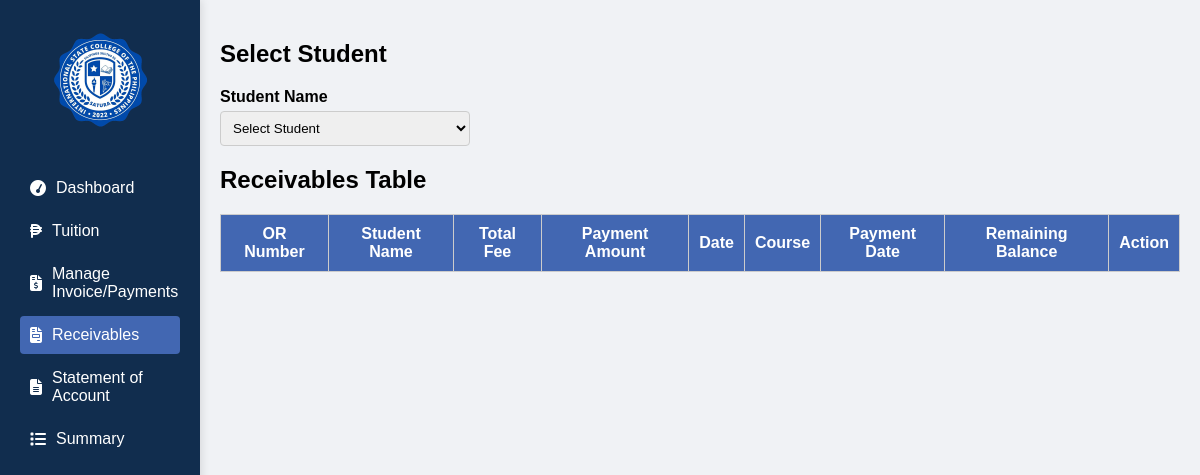
/Cashier/recievable.php, run on an earlier commit of the app's database.
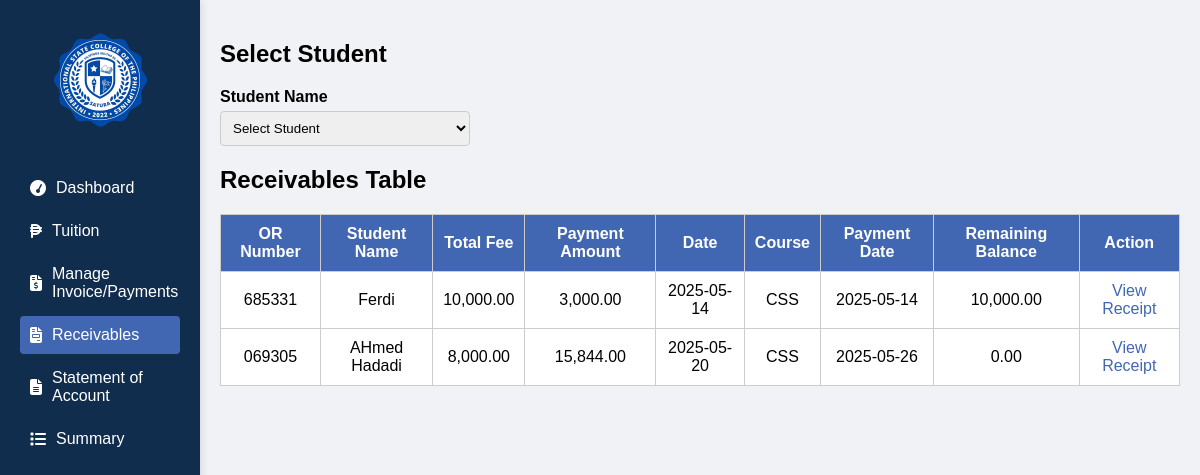
And on a later commit of the database.
### tables this page shows
CREATE TABLE `receivables` (
  `id` int(11) NOT NULL,
  `or_no` varchar(10) NOT NULL,
  `student_name` varchar(255) NOT NULL,
  `total_fee` decimal(10,2) NOT NULL,
  `date` date NOT NULL,
  `course` varchar(50) NOT NULL,
  `payment_date` date NOT NULL,
  `balance` decimal(10,2) NOT NULL,
  `created_at` timestamp NOT NULL DEFAULT CURRENT_TIMESTAMP,
  `payment_amount` int(100) NOT NULL
);

### Cashier/recievable.php (the view, shortened to what this page needs)
<?php
include '../connect.php';
$receivables = mysqli_query($conn, "SELECT * FROM receivables ORDER BY id DESC");
?>
<!DOCTYPE html>
<html lang="en">
<head>
  <link rel="stylesheet" href="https://cdnjs.cloudflare.com/ajax/libs/font-awesome/6.4.0/css/all.min.css">
</head>
<body>
<div class="sidebar">
  <div style="padding: 20px; text-align: center;">
    <img src="logo.jpg" alt="Logo" style="width: 100px; height: auto; border-radius: 50%;">
  </div>
  <div style="padding: 10px;">
    <div class="nav-item"><i class="fa fa-tachometer"></i> <span>Dashboard</span></div>
    <a href="tuition.php" class="nav-item"><i class="fas fa-peso-sign"></i> <span>Tuition</span></a>
    <a href="Payments.php" class="nav-item"><i class="fas fa-file-invoice-dollar"></i> <span>Manage Invoice/Payments</span></a>
    <a href="recievable.php" class="nav-item active"><i class="fas fa-file-invoice"></i> <span>Receivables</span></a>
    <a href="soa.php" class="nav-item"><i class="fas fa-file-alt"></i> <span>Statement of Account</span></a>
    <div class="nav-item"><i class="fas fa-list"></i> <span>Summary</span></div>
  </div>
</div>
<div class="main-content">
  <h2>Select Student</h2>
  <form method="GET" action="recievable.php">
    <div class="field">
      <label>Student Name</label>
      <select name="student" onchange="this.form.submit()" required>
        <option value="">Select Student</option>
      </select>
    </div>
  </form>
  <h2>Receivables Table</h2>
  <table>
    <thead>
      <tr>
        <th>OR Number</th>
        <th>Student Name</th>
        <th>Total Fee</th>
        <th>Payment Amount</th>
        <th>Date</th>
        <th>Course</th>
        <th>Payment Date</th>
        <th>Remaining Balance</th>
        <th>Action</th>
      </tr>
    </thead>
    <tbody>
      <?php while ($row = mysqli_fetch_assoc($receivables)): ?>
        <tr>
          <td><?= htmlspecialchars($row['or_no']) ?></td>
          <td><?= htmlspecialchars($row['student_name']) ?></td>
          <td><?= number_format($row['total_fee'], 2) ?></td>
          <td><?= number_format($row['payment_amount'], 2) ?></td>
          <td><?= htmlspecialchars($row['date']) ?></td>
          <td><?= htmlspecialchars($row['course']) ?></td>
          <td><?= htmlspecialchars($row['payment_date']) ?></td>
          <td><?= number_format($row['balance'], 2) ?></td>
          <td>
            <a href="recievable.php?receipt=1&or_no=<?= $row['or_no'] ?>" target="_blank" class="action-link">View Receipt</a>
          </td>
        </tr>
      <?php endwhile; ?>
    </tbody>
  </table>
</div>
</body>
</html>

What changed in the data, as far as the page shows it:
added receivables: or_no "685331", student_name "Ferdi", total_fee "10,000.00", payment_amount "3,000.00", date "2025-05-14", course "CSS", payment_date "2025-05-14", balance "10,000.00"
added receivables: or_no "069305", student_name "AHmed Hadadi", total_fee "8,000.00", payment_amount "15,844.00", date "2025-05-20", course "CSS", payment_date "2025-05-26", balance "0.00"
